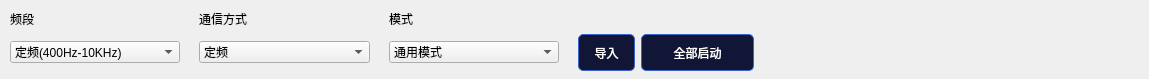
          <widget class="QWidget" name="widget4" native="true">
           <property name="geometry">
            <rect>
             <x>21</x>
             <y>57</y>
             <width>1149</width>
             <height>79</height>
            </rect>
           </property>
           <property name="styleSheet">
            <string notr="true">QWidget#widget4 { border: 1px solid black; }</string>
           </property>
           <widget class="QWidget" name="">
            <property name="geometry">
             <rect>
              <x>10</x>
              <y>10</y>
              <width>1111</width>
              <height>61</height>
             </rect>
            </property>
            <layout class="QGridLayout" name="gridLayout_4" rowstretch="0,1" columnstretch="3,0,3,0,3,0,1,2,0,3,0,3">
             <item row="0" column="0">
              <widget class="QLabel" name="label_5">
               <property name="text">
                <string>频段</string>
               </property>
              </widget>
             </item>
             <item row="0" column="2">
              <widget class="QLabel" name="label_6">
               <property name="text">
                <string>通信方式</string>
               </property>
              </widget>
             </item>
             <item row="0" column="4">
              <widget class="QLabel" name="label_7">
               <property name="text">
                <string>模式</string>
               </property>
              </widget>
             </item>
             <item row="1" column="0">
              <widget class="QComboBox" name="comboBoxWidth1">
               <item>
                <property name="text">
                 <string>定频(400Hz-10KHz)</string>
                </property>
               </item>
               <item>
                <property name="text">
                 <string>跳频(2KHz)</string>
                </property>
               </item>
               <item>
                <property name="text">
                 <string>跳频(50KHz)</string>
                </property>
               </item>
               <item>
                <property name="text">
                 <string>跳频(100KHz)</string>
                </property>
               </item>
               <item>
                <property name="text">
                 <string>跳频(200KHz)</string>
                </property>
               </item>
               <item>
                <property name="text">
                 <string>跳频(500KHz)</string>
                </property>
               </item>
               <item>
                <property name="text">
                 <string>直扩(100MHz)</string>
                </property>
               </item>
               <item>
                <property name="text">
                 <string>敌我识别(询问1030MHz)</string>
                </property>
               </item>
               <item>
                <property name="text">
                 <string>敌我识别(应答1090MHz)</string>
                </property>
               </item>
               <item>
                <property name="text">
                 <string>塔康(962Mhz-1213Mhz)</string>
                </property>
               </item>
              </widget>
             </item>
             <item row="1" column="1">
              <spacer name="horizontalSpacer_4">
               <property name="orientation">
                <enum>Qt::Horizontal</enum>
               </property>
               <property name="sizeHint" stdset="0">
                <size>
                 <width>13</width>
                 <height>20</height>
                </size>
               </property>
              </spacer>
             </item>
             <item row="1" column="2">
              <widget class="QComboBox" name="comboBoxWidth2">
               <item>
                <property name="text">
                 <string>定频</string>
                </property>
               </item>
               <item>
                <property name="text">
                 <string>跳频</string>
                </property>
               </item>
               <item>
                <property name="text">
                 <string>直扩</string>
                </property>
               </item>
               <item>
                <property name="text">
                 <string>敌我识别</string>
                </property>
               </item>
               <item>
                <property name="text">
                 <string>塔康</string>
                </property>
               </item>
               <item>
                <property name="text">
                 <string>ADS-B</string>
                </property>
               </item>
               <item>
                <property name="text">
                 <string/>
                </property>
               </item>
              </widget>
             </item>
             <item row="1" column="3">
              <spacer name="horizontalSpacer_5">
               <property name="orientation">
                <enum>Qt::Horizontal</enum>
               </property>
               <property name="sizeHint" stdset="0">
                <size>
                 <width>13</width>
                 <height>20</height>
                </size>
               </property>
              </spacer>
             </item>
             <item row="1" column="4">
              <widget class="QComboBox" name="comboBoxWidth3">
               <item>
                <property name="text">
                 <string>通用模式</string>
                </property>
               </item>
              </widget>
             </item>
             <item row="1" column="5">
              <spacer name="horizontalSpacer_6">
               <property name="orientation">
                <enum>Qt::Horizontal</enum>
               </property>
               <property name="sizeHint" stdset="0">
                <size>
                 <width>13</width>
                 <height>20</height>
                </size>
               </property>
              </spacer>
             </item>
             <item row="1" column="6">
              <widget class="QPushButton" name="ImportButton">
               <property name="sizePolicy">
                <sizepolicy hsizetype="Minimum" vsizetype="Expanding">
                 <horstretch>0</horstretch>
                 <verstretch>0</verstretch>
                </sizepolicy>
               </property>
               <property name="styleSheet">
                <string notr="true">
    QPushButton {
        background-color: #121636; /* 深色背景 */
        color: #FFFFFF;            /* 白色文字 */
        border: 1px solid #3C65CC; /* 浅蓝色边框 */
                /* 文字周围的内边距 */
        border-radius: 5px;  
}      /* 圆角 */
    QPushButton:hover {
        background-color: #1A1E42; /* 鼠标悬停时稍微亮一些的背景 */
    }

    QPushButton:pressed {
        background-color: #0C0F26; /* 按下时更暗的背景 */
    }

    QPushButton:checked {
        background-color: #3C65CC; /* 选中状态的背景 */
    }
</string>
               </property>
               <property name="text">
                <string>导入</string>
               </property>
              </widget>
             </item>
             <item row="1" column="7">
              <widget class="QPushButton" name="SiaButton">
               <property name="sizePolicy">
                <sizepolicy hsizetype="Minimum" vsizetype="Minimum">
                 <horstretch>0</horstretch>
                 <verstretch>0</verstretch>
                </sizepolicy>
               </property>
               <property name="styleSheet">
                <string notr="true">
    QPushButton {
        background-color: #121636; /* 深色背景 */
        color: #FFFFFF;            /* 白色文字 */
        border: 1px solid #3C65CC; /* 浅蓝色边框 */
                /* 文字周围的内边距 */
        border-radius: 5px;  
}      /* 圆角 */
    QPushButton:hover {
        background-color: #1A1E42; /* 鼠标悬停时稍微亮一些的背景 */
    }

    QPushButton:pressed {
        background-color: #0C0F26; /* 按下时更暗的背景 */
    }

    QPushButton:checked {
        background-color: #3C65CC; /* 选中状态的背景 */
    }
</string>
               </property>
               <property name="text">
                <string>全部启动</string>
               </property>
              </widget>
             </item>
             <item row="1" column="8">
              <spacer name="horizontalSpacer_7">
               <property name="orientation">
                <enum>Qt::Horizontal</enum>
               </property>
               <property name="sizeHint" stdset="0">
                <size>
                 <width>13</width>
                 <height>20</height>
                </size>
               </property>
              </spacer>
             </item>
             <item row="1" column="9">
              <spacer name="horizontalSpacer_9">
               <property name="orientation">
                <enum>Qt::Horizontal</enum>
               </property>
               <property name="sizeHint" stdset="0">
                <size>
                 <width>128</width>
                 <height>20</height>
                </size>
               </property>
              </spacer>
             </item>
             <item row="1" column="10">
              <spacer name="horizontalSpacer_8">
               <property name="orientation">
                <enum>Qt::Horizontal</enum>
               </property>
               <property name="sizeHint" stdset="0">
                <size>
                 <width>13</width>
                 <height>20</height>
                </size>
               </property>
              </spacer>
             </item>
             <item row="1" column="11">
              <spacer name="horizontalSpacer_10">
               <property name="orientation">
                <enum>Qt::Horizontal</enum>
               </property>
               <property name="sizeHint" stdset="0">
                <size>
                 <width>128</width>
                 <height>20</height>
                </size>
               </property>
              </spacer>
             </item>
            </layout>
           </widget>
          </widget>
